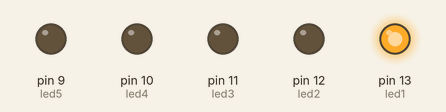
Recording of a sketch running on a simulated Arduino Uno, built with avr-gcc and run on an emulated ATmega328P. On the bench: output pins drawn as LEDs (lit = HIGH).

Above: at 0.2 s.
At 1.2 s:
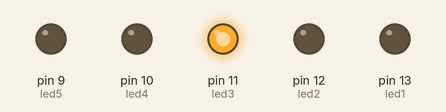
At 1.7 s:
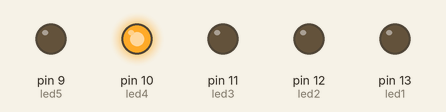
At 2.2 s:
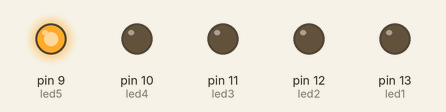
At 4.7 s:
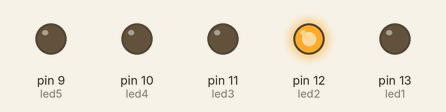
Timing chart, 0 to 5.2 s (numbered marks = the images above):
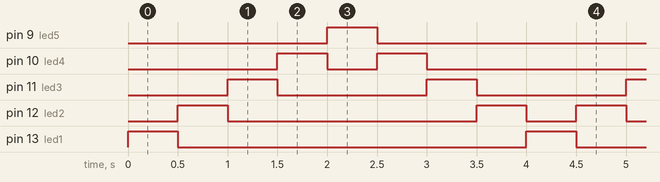

Measured:
- by itself, pin 9 (led5), pin 13 (led1): alternates HIGH for 0.50 s and LOW for 3.5 s
- by itself, pin 10 (led4): repeats every 4.0 s: LOW 0.50 s, HIGH 0.50 s, LOW 2.5 s, HIGH 0.50 s
- by itself, pin 11 (led3): alternates HIGH for 0.50 s and LOW for 1.5 s
- by itself, pin 12 (led2): repeats every 4.0 s: LOW 2.5 s, HIGH 0.50 s, LOW 0.50 s, HIGH 0.50 s

The sketch:

practice_10-4-2019.ino
```cpp
int led1 = 13;
int led2 = 12;
int led3 = 11;
int led4 = 10;
int led5 = 9;
void setup() {
  pinMode(led1,OUTPUT);
  pinMode(led2,OUTPUT);
  pinMode(led3,OUTPUT);
  pinMode(led4,OUTPUT);
  pinMode(led5,OUTPUT);
}

void loop() {
  // first light on
  digitalWrite(led1,HIGH);
  digitalWrite(led2,LOW);
  digitalWrite(led3,LOW);
  digitalWrite(led4,LOW);
  digitalWrite(led5,LOW);
  delay(500);

  //second light on
  digitalWrite(led1,LOW);
  digitalWrite(led2,HIGH);
  digitalWrite(led3,LOW);
  digitalWrite(led4,LOW);
  digitalWrite(led5,LOW);
  delay(500);

  // third light on

   digitalWrite(led1,LOW);
  digitalWrite(led2,LOW);
  digitalWrite(led3,HIGH);
  digitalWrite(led4,LOW);
  digitalWrite(led5,LOW);
  delay(500);


   //Fourth light on
  digitalWrite(led1,LOW);
  digitalWrite(led2,LOW);
  digitalWrite(led3,LOW);
  digitalWrite(led4,HIGH);
  digitalWrite(led5,LOW);
  delay(500);

  // Fifth light on

    digitalWrite(led1,LOW);
  digitalWrite(led2,LOW);
  digitalWrite(led3,LOW);
  digitalWrite(led4,LOW);
  digitalWrite(led5,HIGH);
  delay(500);

    //Fourth light on
  digitalWrite(led1,LOW);
  digitalWrite(led2,LOW);
  digitalWrite(led3,LOW);
  digitalWrite(led4,HIGH);
  digitalWrite(led5,LOW);
  delay(500);

  // third light on

   digitalWrite(led1,LOW);
  digitalWrite(led2,LOW);
  digitalWrite(led3,HIGH);
  digitalWrite(led4,LOW);
  digitalWrite(led5,LOW);
  delay(500);


  //second light on
  digitalWrite(led1,LOW);
  digitalWrite(led2,HIGH);
  digitalWrite(led3,LOW);
  digitalWrite(led4,LOW);
  digitalWrite(led5,LOW);
  delay(500);
}
```
